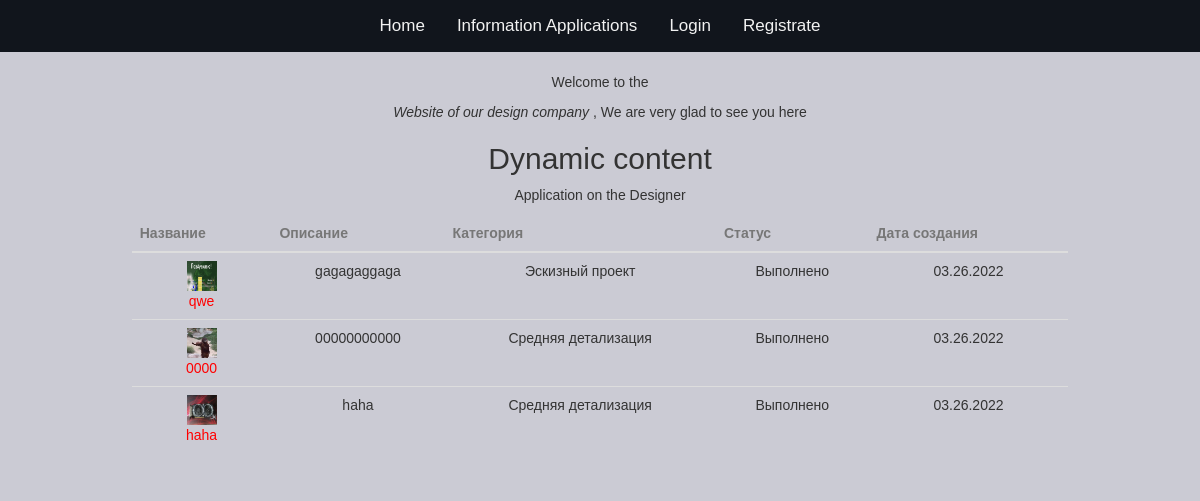
Screenshot of /accounts/ with the database file from the repository.
### accounts/models.py (models this page shows, shortened)
class Application(models.Model):
    id = models.AutoField(primary_key=True, unique=True, verbose_name='id')
    title = models.CharField(max_length=200, verbose_name='Название')
    desc = models.TextField(max_length=400, verbose_name='Описание')
    img = models.ImageField(upload_to='img', verbose_name='Картинка')
    ready_design = models.ImageField(upload_to='design', verbose_name='Готовый дизайн', null=True, blank=True)
    user = models.ForeignKey(User, on_delete=models.SET_NULL, verbose_name='Пользователь', null=True, blank=True,
                             to_field='id')
    date = models.DateField(default=datetime.today())
    comment = models.TextField(max_length=400, verbose_name='Комментарий', null=True, blank=True)
    NEW = 'new'
    LOAD = 'load'
    READY = 'ready'
    LOAN_STATUS = (
        (NEW, 'Новая'),
        (LOAD, 'Принято в работу'),
        (READY, 'Выполнено'),
    )
    status = models.CharField(max_length=30, choices=LOAN_STATUS, default='new', help_text='Статус',
                              verbose_name='Статус')
    SKETCH = 'sketch'
    MID_DETAIL = 'mid_detail'
    AUTHOR = 'author'
    CATEGORIES = (
        (SKETCH, 'Эскизный проект'),
        (MID_DETAIL, 'Средняя детализация'),
        (AUTHOR, 'Авторский интерьер'),
    )
    category = models.CharField(max_length=30, choices=CATEGORIES, default='Эскизный проект', help_text='Категории',
                                verbose_name='Категории')
    def get_absolute_url(self):  # Тут мы создали новый метод
        return reverse('profile_application_detail', args=[str(self.id)])

### accounts/views.py (the view)
# urls.py: path('', views.Index.as_view(), name='index'),
class Index(generic.ListView):
    model = Application
    template_name = 'index.html'
    paginate_by = 5
    def get_queryset(self):
        return Application.objects.filter(status='ready')
    def index(request):
        application_list = Application.objects.all()
        return render(
        request, 'index.html', {"application_list": application_list})

### accounts/templates/index.html (shortened to what this page needs)
{% extends "base.html" %}
{% load static %}
{% block content %}
  <p>Welcome to the<p><em>Website of our design company </em>, We are very glad to see you here</p>
<h2>Dynamic content</h2>
 <p>Application on the Designer</p>
 {% if application_list %}
 <table class="table align-middle table-edge table-hover table-nowrap mb-0">
   <thead class="thead-light">
       <tr>
           <th>
               <a href="javascript: void(0);" class="text-muted list-sort" data-sort="name">
                   Название
               </a>
           </th>
           <th>
               <a href="javascript: void(0);" class="text-muted list-sort" data-sort="email">
                   Описание
               </a>
           </th>
           <th>
               <a href="javascript: void(0);" class="text-muted list-sort" data-sort="id">
                   Категория
               </a>
           </th>
           <th>
               <a href="javascript: void(0);" class="text-muted list-sort" data-sort="date">
                   Статус
               </a>
           </th>
           <th class="w-150px min-w-150px">
               <a href="javascript: void(0);" class="text-muted list-sort" data-sort="status">
                   Дата создания
               </a>
           </th>
       </tr>
   </thead>
   <tbody class="list">
     {% for application in application_list %}
       <tr>
           <td>
               <div class="avatar avatar-circle avatar-xs me-2">
                   <img src="../accounts{{ application.img.url }}" alt="..." class="avatar-img" width="30" height="30">
               </div>
           <a class="name fw-bold" href="{{ application.get_absolute_url }}">{{ application.title }}</a>
           </td>
           <td class="email">{{ application.desc }}</td>
           <td class="category">{{ application.get_category_display }}</td>
           <td class="status">{{ application.get_status_display }}</td>
           <td class="date" data-signed="1648252800">03.26.2022</td>
       </tr>
       {% endfor %}
     </tbody>
 </table>
 {% endif %}
{% endblock %}

### accounts/static/css/style.css (style rules this page uses)
body { background:#CBCBD4; background-size: 100%; margin: 0; font-family: Arial, Helvetica, sans-serif; }
a { text-decoration: none; color:red; }

### rows the page displays
Application: img (picture), title "qwe", desc "gagagaggaga", category "Эскизный проект", status "Выполнено"
Application: img (picture), title "0000", desc "00000000000", category "Средняя детализация", status "Выполнено"
Application: img (picture), title "haha", desc "haha", category "Средняя детализация", status "Выполнено"
